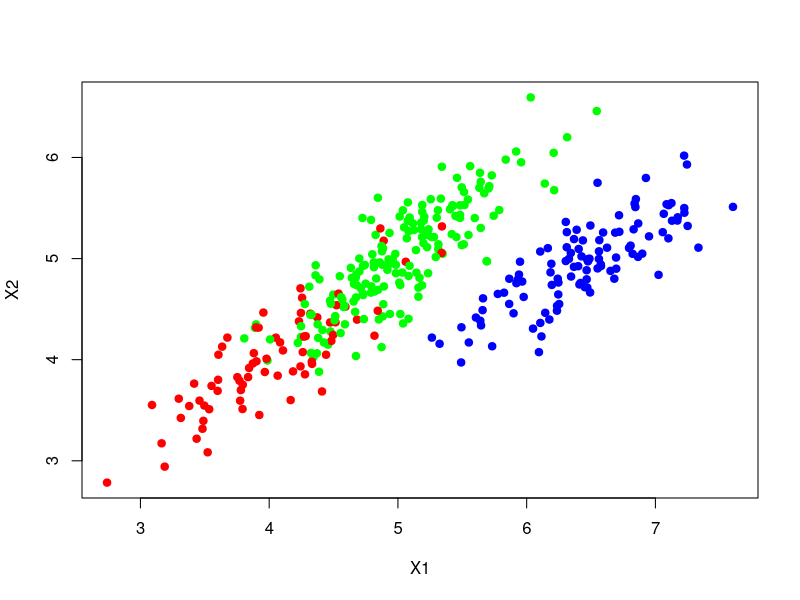
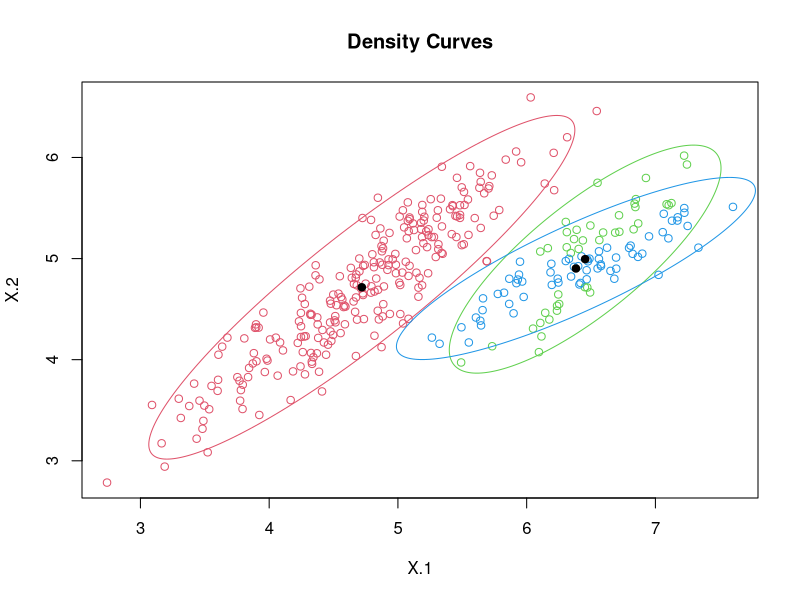

Reproduce these figures in R, in order.
# Problem-7 #
# Generate multivariate Gaussian mixture data and use the
# generated data set for estimating the parameters of the
# model by EM algorithm

rm(list=ls())


gen.mix= function(n,k,mu,sigma)
{
  library(MASS)
  d=length(mu[1,])  # number of dimensions
  result= matrix(rep(NA,n*d),ncol=d)
  colnames(result)= paste0("X",1:d)
  
  for(i in 1:n)
  {
    result[i,] = mvrnorm(1,mu= mu[k[i],],Sigma = sigs[,,k[i]])
  }
  result
}


set.seed(186)
n= 360

mu= matrix(c(4,4,5,5,6.5,5),ncol= 2, byrow= TRUE)

sigs= array(rep(NA,2*2*3),c(2,2,3))  # 3D matrix
sigs[,,1]= matrix(c(0.25, 0.25, 0.21, 0.25), nrow=2, byrow= TRUE)
sigs[,,2]= matrix(c(0.25,-0.21,0.21,0.25),nrow=2,byrow= TRUE)
sigs[,,3]= matrix(c(0.25,0.21,0.21,0.25),nrow=2,byrow= TRUE)

pi= c(0.2,0.5,0.3)  # mixing coefficients

classes= sample(1:3,n,replace= TRUE, prob= pi)

mydata= gen.mix(n,classes,mu,sigs)

# mydata= read.csv("mydata.csv",as.is= TRUE)

plot(mydata,col=c("red","green","blue")[classes],
     xlab="X1",ylab="X2", pch = 19)

library(mixtools)
model= mvnormalmixEM(mydata,k=3,epsilon=1e-04)
model$mu
model$sigma
plot(model,which=2)
